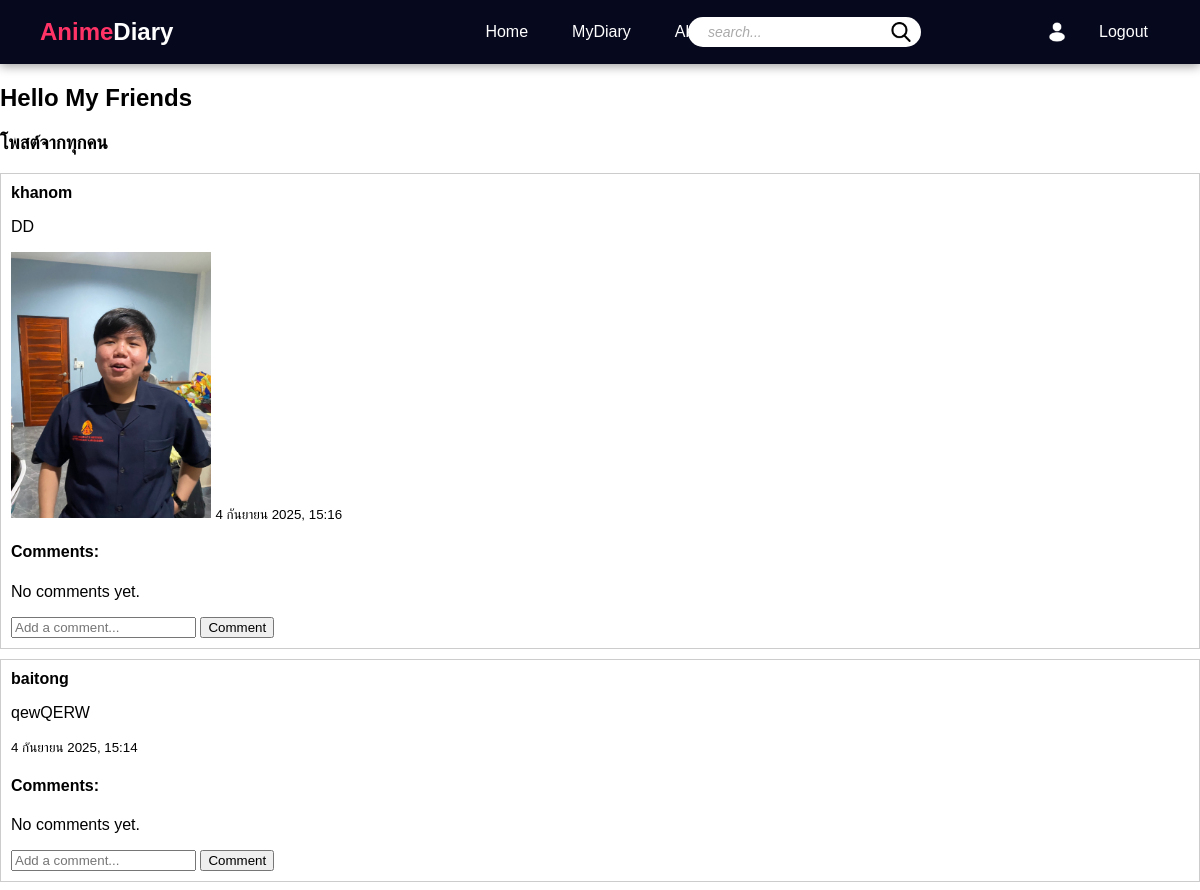
The page /subscription/ (signed in, upper part) on the database as committed earlier.
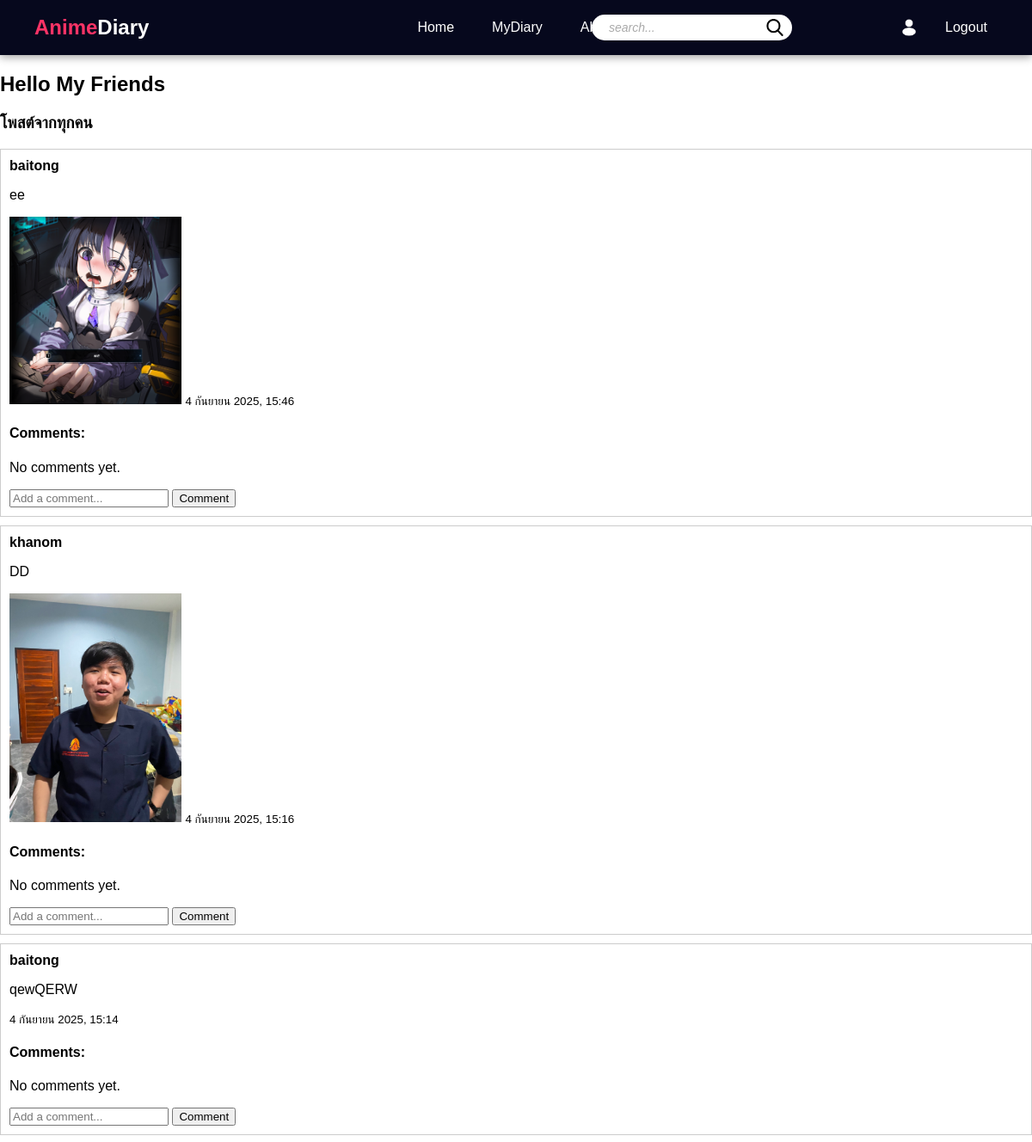
The same page on the database as committed later.
### app_users/models.py (models this page shows, shortened)
class Post(models.Model):
    user = models.ForeignKey(User, on_delete=models.CASCADE, related_name="posts")
    content = models.TextField(blank=True)  # ข้อความ optional
    image = models.ImageField(upload_to="post_images/", blank=True, null=True)  # รูป optional
    created_at = models.DateTimeField(auto_now_add=True)

### app_general/views.py (the view)
# urls.py: path('subscription/',views.subscription,name='subscription'),
@login_required
def subscription(request):
    all_posts = Post.objects.all().order_by('-created_at')
    context = { 'all_posts': all_posts}
    return render(request,'app_general/subscription.html',context)

### app_general/templates/app_general/subscription.html (shortened to what this page needs)
{%extends 'app_general/components/base.html'%}
{%block content%}
<h2>Hello My Friends</h2>
<h3>โพสต์จากทุกคน</h3>
{% for post in all_posts %}
    <div style="border:1px solid #ccc; margin-bottom:10px; padding:10px;">
        <strong>{{ post.user.username }}</strong><br>
        {% if post.content %}
            <p>{{ post.content }}</p>
        {% endif %}
        {% if post.image %}
            <img src="{{ post.image.url }}" alt="Post Image" style="max-width:200px;">
        {% endif %}
        <small>{{ post.created_at }}</small>
        <div class="comments">
          <h4>Comments:</h4>
          {% for comment in post.comments.all %}
            <div class="comment">
              <strong>{{ comment.user.username }}:</strong> {{ comment.content }}
            </div>
          {% empty %}
            <p>No comments yet.</p>
          {% endfor %}
          <form method="post" action="{% url 'add_comment' post.id %}">
            <input type="text" name="content" placeholder="Add a comment..." required>
            <button type="submit">Comment</button>
          </form>
        </div>
    </div>
{% empty %}
    <p>ยังไม่มีโพสต์</p>
{% endfor %}
{%endblock%}

Rows that differ between the two databases and show on the page:
added Post: user.username "baitong", content "ee", image (picture), created_at "4 กันยายน 2025, 15:46"
